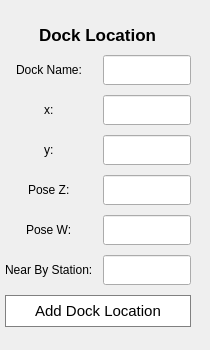
         <widget class="QWidget" name="dock_location">
          <widget class="QWidget" name="dock_widget" native="true">
           <property name="geometry">
            <rect>
             <x>0</x>
             <y>10</y>
             <width>201</width>
             <height>331</height>
            </rect>
           </property>
           <layout class="QGridLayout" name="gridLayout_18">
            <property name="leftMargin">
             <number>5</number>
            </property>
            <property name="topMargin">
             <number>15</number>
            </property>
            <property name="rightMargin">
             <number>10</number>
            </property>
            <property name="bottomMargin">
             <number>15</number>
            </property>
            <property name="spacing">
             <number>10</number>
            </property>
            <item row="5" column="0" alignment="Qt::AlignHCenter">
             <widget class="QLabel" name="label_15">
              <property name="text">
               <string>Pose W:</string>
              </property>
             </widget>
            </item>
            <item row="2" column="1">
             <widget class="QLineEdit" name="dock_x">
              <property name="minimumSize">
               <size>
                <width>0</width>
                <height>30</height>
               </size>
              </property>
              <property name="readOnly">
               <bool>false</bool>
              </property>
             </widget>
            </item>
            <item row="6" column="1">
             <widget class="QLineEdit" name="station_link">
              <property name="minimumSize">
               <size>
                <width>0</width>
                <height>30</height>
               </size>
              </property>
              <property name="toolTip">
               <string>Near rack station name</string>
              </property>
              <property name="readOnly">
               <bool>false</bool>
              </property>
             </widget>
            </item>
            <item row="2" column="0" alignment="Qt::AlignHCenter">
             <widget class="QLabel" name="xLabel_2">
              <property name="text">
               <string>x:</string>
              </property>
             </widget>
            </item>
            <item row="3" column="0" alignment="Qt::AlignHCenter">
             <widget class="QLabel" name="yLabel_2">
              <property name="text">
               <string>y:</string>
              </property>
             </widget>
            </item>
            <item row="1" column="1">
             <widget class="QLineEdit" name="dock_name">
              <property name="minimumSize">
               <size>
                <width>0</width>
                <height>30</height>
               </size>
              </property>
             </widget>
            </item>
            <item row="7" column="0" colspan="2">
             <widget class="QPushButton" name="dock">
              <property name="minimumSize">
               <size>
                <width>0</width>
                <height>32</height>
               </size>
              </property>
              <property name="styleSheet">
               <string notr="true">QPushButton{
	border-radius: 20px;
    background-color:white;
	border: 1px solid rgb(128,128,128);
	font-size:15px;

}

QPushButton:hover {
	border-radius: 20px;
   	color: rgb(230, 0, 92);
	border:1px solid rgb(230, 0, 92);
}

</string>
              </property>
              <property name="text">
               <string>Add Dock Location</string>
              </property>
             </widget>
            </item>
            <item row="6" column="0" alignment="Qt::AlignHCenter">
             <widget class="QLabel" name="associatedStationLabel">
              <property name="text">
               <string>Near By Station:</string>
              </property>
             </widget>
            </item>
            <item row="4" column="1">
             <widget class="QLineEdit" name="dock_pose_z">
              <property name="minimumSize">
               <size>
                <width>0</width>
                <height>30</height>
               </size>
              </property>
              <property name="readOnly">
               <bool>false</bool>
              </property>
             </widget>
            </item>
            <item row="5" column="1">
             <widget class="QLineEdit" name="dock_pose_w">
              <property name="minimumSize">
               <size>
                <width>0</width>
                <height>30</height>
               </size>
              </property>
              <property name="readOnly">
               <bool>false</bool>
              </property>
             </widget>
            </item>
            <item row="4" column="0" alignment="Qt::AlignHCenter">
             <widget class="QLabel" name="poseLabel_2">
              <property name="text">
               <string>Pose Z:</string>
              </property>
             </widget>
            </item>
            <item row="3" column="1">
             <widget class="QLineEdit" name="dock_y">
              <property name="minimumSize">
               <size>
                <width>0</width>
                <height>30</height>
               </size>
              </property>
              <property name="readOnly">
               <bool>false</bool>
              </property>
             </widget>
            </item>
            <item row="1" column="0">
             <widget class="QLabel" name="label_14">
              <property name="text">
               <string>Dock Name:</string>
              </property>
              <property name="alignment">
               <set>Qt::AlignCenter</set>
              </property>
             </widget>
            </item>
            <item row="0" column="0" colspan="2" alignment="Qt::AlignHCenter">
             <widget class="QLabel" name="label_29">
              <property name="font">
               <font>
                <pointsize>13</pointsize>
                <weight>75</weight>
                <bold>true</bold>
               </font>
              </property>
              <property name="text">
               <string>Dock Location</string>
              </property>
             </widget>
            </item>
           </layout>
          </widget>
         </widget>
